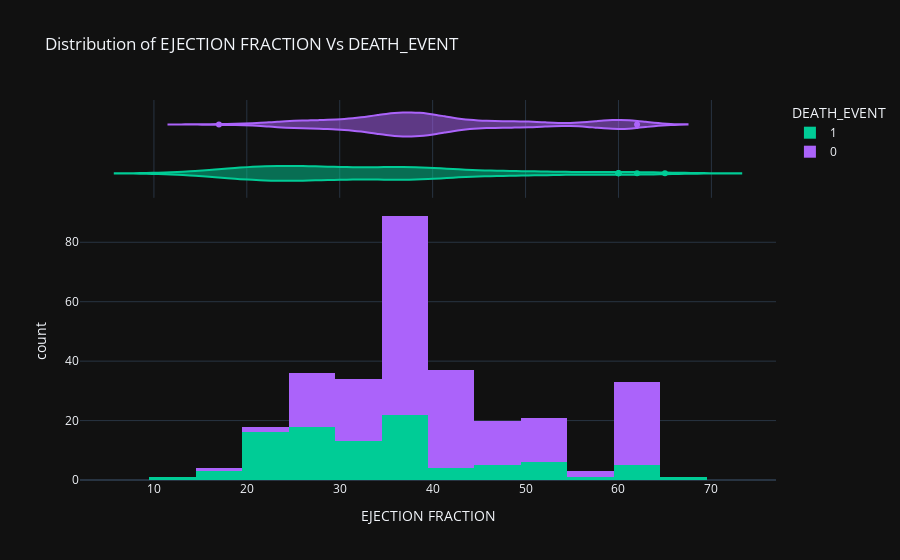

Source (notebook cell):
### Code cell
# Now lets categorize the above histogram by DEATH_EVENT

import plotly.express as px
fig = px.histogram(dataset, x="ejection_fraction", color="DEATH_EVENT", marginal="violin", hover_data=dataset.columns,
                   title ="Distribution of EJECTION FRACTION Vs DEATH_EVENT", 
                   labels={"ejection_fraction": "EJECTION FRACTION"},
                   template="plotly_dark",
                   color_discrete_map={"0": "RebeccaPurple", "1": "MediumPurple"})
fig.show()

### Figure 1 — Plotly figure (JSON) as saved in the notebook; plotly's stock layout.template omitted (floating-point values rounded to 4 significant figures; data arrays with more than 128 entries replaced by an {"elided": "..."} marker saying what was removed)
{"data": [{"alignmentgroup": "True", "bingroup": "x", "hovertemplate": "DEATH_EVENT=1<br>EJECTION FRACTION=%{x}<br>count=%{y}<extra></extra>", "legendgroup": "1", "marker": {"color": "#00cc96", "pattern": {"shape": ""}}, "name": "1", "offsetgroup": "1", "orientation": "v", "showlegend": true, "type": "histogram", "x": [20, 38, 20, 20, 20, 40, 15, 60, 65, 35, 38, 25, 30, 38, 50, 38, 14, 25, 55, 30, 35, 30, 38, 40, 45, 38, 30, 38, 45, 35, 50, 35, 50, 50, 38, 20, 30, 45, 60, 38, 25, 38, 20, 30, 25, 20, 62, 50, 38, 30, 20, 20, 25, 40, 35, 20, 15, 25, 25, 25, 35, 20, 20, 25, 25, 25, 30, 60, 60, 38, 40, 17, 38, 25, 30, 45, 35, 30, 38, 20, 25, 25, 38, 25, 30, 50, 25, 20, 45, 30, 20, 30, 25, 25, 20], "xaxis": "x", "yaxis": "y"}, {"alignmentgroup": "True", "customdata": {"elided": "95x12 float values"}, "hovertemplate": "DEATH_EVENT=%{customdata[11]}<br>EJECTION FRACTION=%{x}<br>age=%{customdata[0]}<br>anaemia=%{customdata[1]}<br>creatinine_phosphokinase=%{customdata[2]}<br>diabetes=%{customdata[3]}<br>high_blood_pressure=%{customdata[4]}<br>platelets=%{customdata[5]}<br>serum_creatinine=%{customdata[6]}<br>serum_sodium=%{customdata[7]}<br>sex=%{customdata[8]}<br>smoking=%{customdata[9]}<br>time=%{customdata[10]}<extra></extra>", "legendgroup": "1", "marker": {"color": "#00cc96"}, "name": "1", "offsetgroup": "1", "scalegroup": "x", "showlegend": false, "type": "violin", "x": [20, 38, 20, 20, 20, 40, 15, 60, 65, 35, 38, 25, 30, 38, 50, 38, 14, 25, 55, 30, 35, 30, 38, 40, 45, 38, 30, 38, 45, 35, 50, 35, 50, 50, 38, 20, 30, 45, 60, 38, 25, 38, 20, 30, 25, 20, 62, 50, 38, 30, 20, 20, 25, 40, 35, 20, 15, 25, 25, 25, 35, 20, 20, 25, 25, 25, 30, 60, 60, 38, 40, 17, 38, 25, 30, 45, 35, 30, 38, 20, 25, 25, 38, 25, 30, 50, 25, 20, 45, 30, 20, 30, 25, 25, 20], "xaxis": "x2", "yaxis": "y2"}, {"alignmentgroup": "True", "bingroup": "x", "hovertemplate": "DEATH_EVENT=0<br>EJECTION FRACTION=%{x}<br>count=%{y}<extra></extra>", "legendgroup": "0", "marker": {"color": "#ab63fa", "pattern": {"shape": ""}}, "name": "0", "offsetgroup": "0", "orientation": "v", "showlegend": true, "type": "histogram", "x": {"elided": "202 int values"}, "xaxis": "x", "yaxis": "y"}, {"alignmentgroup": "True", "customdata": {"elided": "202x12 float values"}, "hovertemplate": "DEATH_EVENT=%{customdata[11]}<br>EJECTION FRACTION=%{x}<br>age=%{customdata[0]}<br>anaemia=%{customdata[1]}<br>creatinine_phosphokinase=%{customdata[2]}<br>diabetes=%{customdata[3]}<br>high_blood_pressure=%{customdata[4]}<br>platelets=%{customdata[5]}<br>serum_creatinine=%{customdata[6]}<br>serum_sodium=%{customdata[7]}<br>sex=%{customdata[8]}<br>smoking=%{customdata[9]}<br>time=%{customdata[10]}<extra></extra>", "legendgroup": "0", "marker": {"color": "#ab63fa"}, "name": "0", "offsetgroup": "0", "scalegroup": "x", "showlegend": false, "type": "violin", "x": {"elided": "202 int values"}, "xaxis": "x2", "yaxis": "y2"}], "layout": {"barmode": "relative", "legend": {"title": {"text": "DEATH_EVENT"}, "tracegroupgap": 0}, "title": {"text": "Distribution of EJECTION FRACTION Vs DEATH_EVENT"}, "xaxis": {"anchor": "y", "domain": [0, 1], "title": {"text": "EJECTION FRACTION"}}, "xaxis2": {"anchor": "y2", "domain": [0, 1], "matches": "x", "showgrid": true, "showticklabels": false}, "yaxis": {"anchor": "x", "domain": [0, 0.7326], "title": {"text": "count"}}, "yaxis2": {"anchor": "x2", "domain": [0.7426, 1], "matches": "y2", "showgrid": false, "showline": false, "showticklabels": false, "ticks": ""}}}
